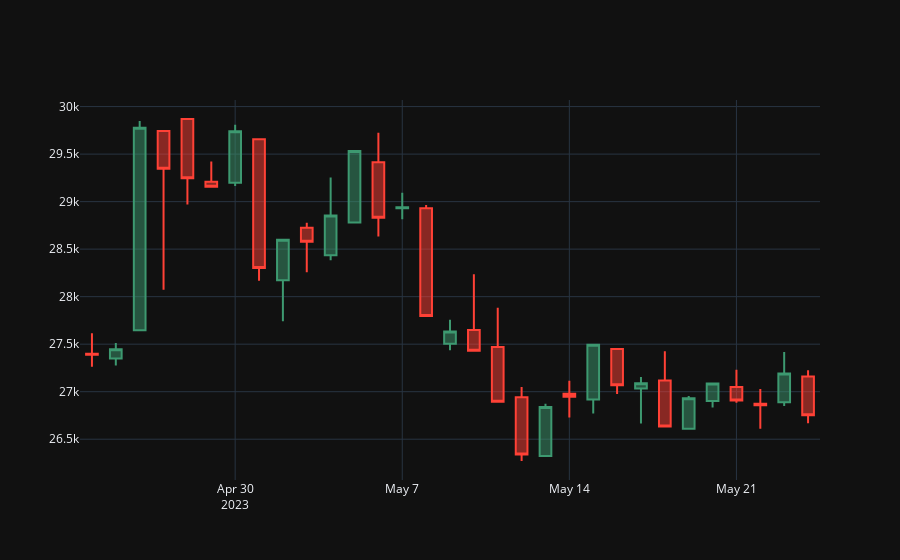

Source (notebook cell):
### Code cell
fig = go.Figure(data=[go.Candlestick(x=candlestick_data['date'],
                                     open=candlestick_data['Price']['first'],
                                     high=candlestick_data['Price']['max'],
                                     low=candlestick_data['Price']['min'],
                                     close=candlestick_data['Price']['last'])
                      ])

fig.update_layout(xaxis_rangeslider_visible=False)

fig.show()
